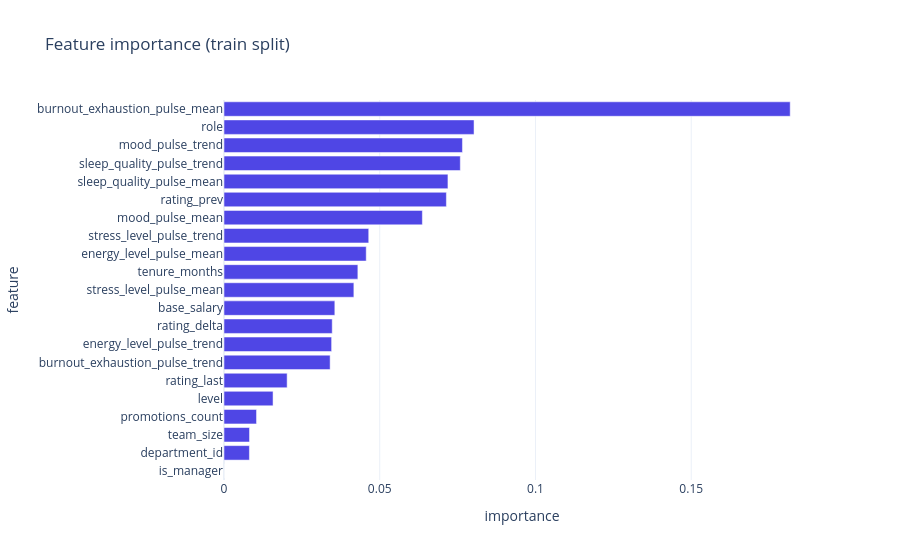

Notebook code for this chart:
### Markdown cell above
## 5. Feature importance

Reuses the project's own aggregation helper (`ml.diagnostics._aggregate_feature_importances`) that sums a fitted pipeline's one-hot-expanded importances back to their parent (pre-encoding) feature names — the same weighting the root-cause diagnosis pipeline uses.

### Code cell
importances = _aggregate_feature_importances(bundle.classifier, CATEGORICAL_FEATURES)
imp_df = (
    pd.Series(importances, name='importance')
    .sort_values(ascending=True)
    .reset_index()
    .rename(columns={'index': 'feature'})
)
fig = px.bar(
    imp_df, x='importance', y='feature', orientation='h',
    title='Feature importance (train split)', template='plotly_white',
)
fig.update_traces(marker_color='#4f46e5')
fig.show()

### Figure 1 — Plotly figure (JSON) as saved in the notebook; plotly's stock layout.template omitted (floating-point values rounded to 4 significant figures)
{"data": [{"hovertemplate": "importance=%{x}<br>feature=%{y}<extra></extra>", "legendgroup": "", "marker": {"color": "#4f46e5", "pattern": {"shape": ""}}, "name": "", "orientation": "h", "showlegend": false, "textposition": "auto", "type": "bar", "x": [0.0, 0.008156, 0.008194, 0.01044, 0.01575, 0.02027, 0.03407, 0.03455, 0.03475, 0.03558, 0.0417, 0.04297, 0.04566, 0.04646, 0.06368, 0.0714, 0.07189, 0.07587, 0.07655, 0.08027, 0.1818], "xaxis": "x", "y": ["is_manager", "department_id", "team_size", "promotions_count", "level", "rating_last", "burnout_exhaustion_pulse_trend", "energy_level_pulse_trend", "rating_delta", "base_salary", "stress_level_pulse_mean", "tenure_months", "energy_level_pulse_mean", "stress_level_pulse_trend", "mood_pulse_mean", "rating_prev", "sleep_quality_pulse_mean", "sleep_quality_pulse_trend", "mood_pulse_trend", "role", "burnout_exhaustion_pulse_mean"], "yaxis": "y"}], "layout": {"barmode": "relative", "legend": {"tracegroupgap": 0}, "title": {"text": "Feature importance (train split)"}, "xaxis": {"anchor": "y", "domain": [0.0, 1.0], "title": {"text": "importance"}}, "yaxis": {"anchor": "x", "domain": [0.0, 1.0], "title": {"text": "feature"}}}}
